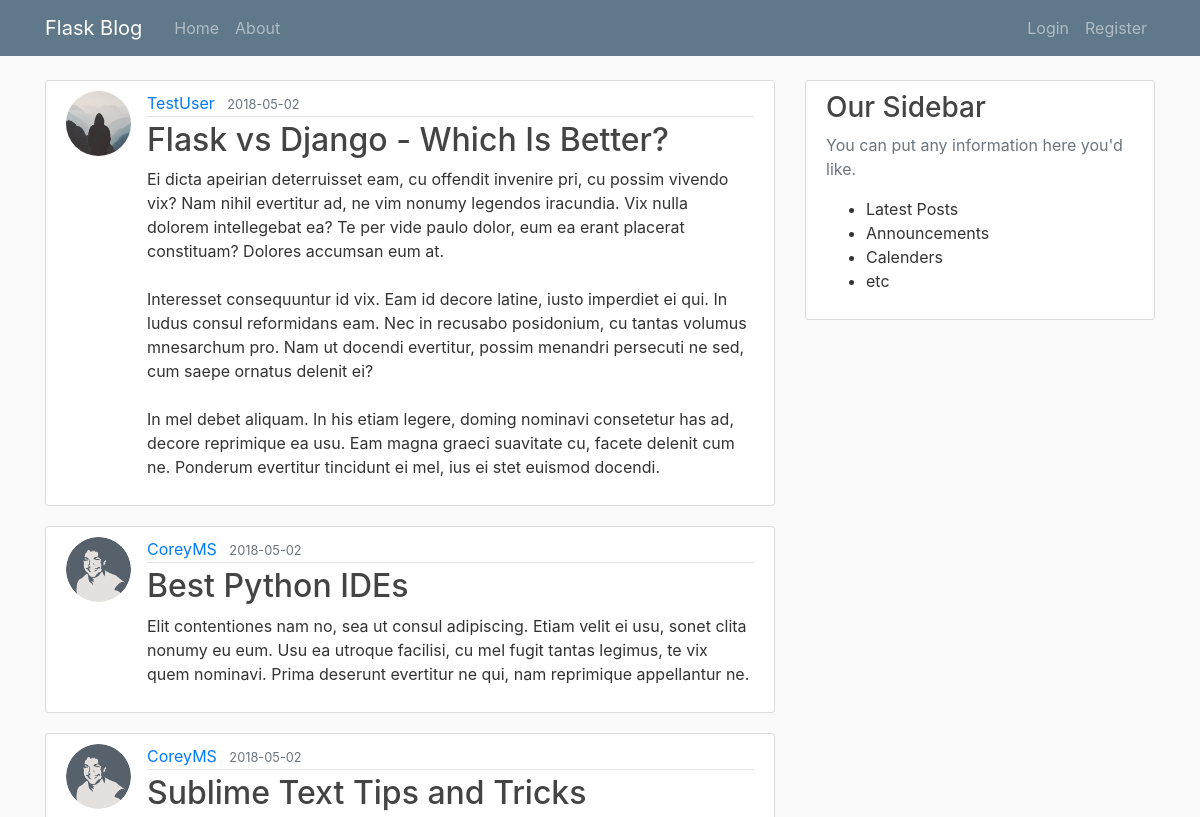
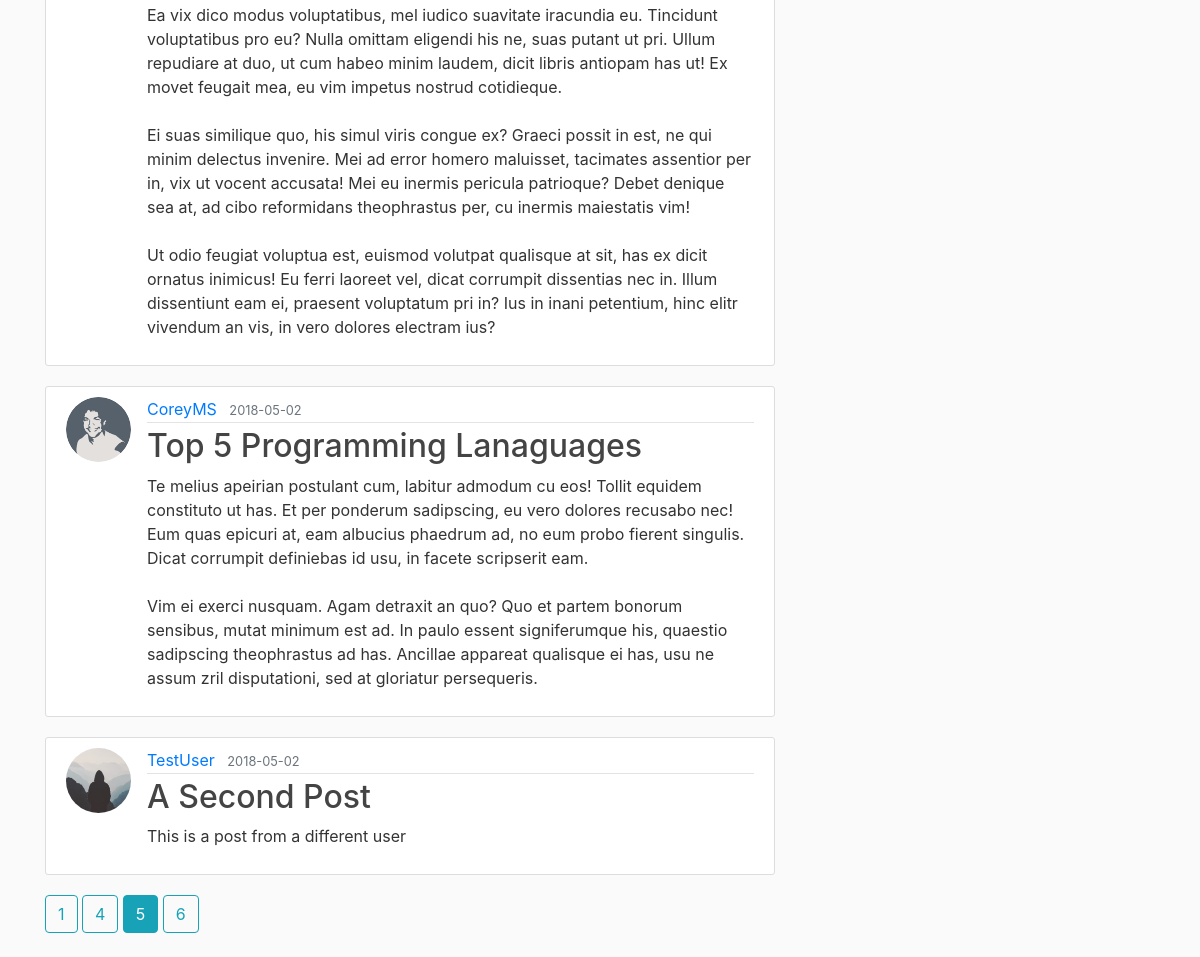
/home?page=5, run on the app's committed database (2 pictures, top to bottom).
### flaskblog/models.py (models this page shows, shortened)
class Post(db.Model):
    id = db.Column(db.Integer, primary_key=True)
    title = db.Column(db.String(100), nullable=False)
    date_posted = db.Column(db.DateTime, nullable=False, default=datetime.utcnow)
    content = db.Column(db.Text, nullable=False)
    user_id = db.Column(db.Integer, db.ForeignKey('user.id'), nullable=False)

class User(db.Model, UserMixin):
    id = db.Column(db.Integer, primary_key=True)
    username = db.Column(db.String(20), unique=True, nullable=False)
    email = db.Column(db.String(120), unique=True, nullable=False)
    image_file = db.Column(db.String(20), nullable=False, default='default.jpg')
    password = db.Column(db.String(60), nullable=False)
    posts = db.relationship('Post', backref='author', lazy=True)

### flaskblog/main/routes.py (the view)
@main.route('/')
@main.route('/home')
def home():
    page = request.args.get('page', 1, type=int)
    posts = Post.query.order_by(
        Post.date_posted.desc()).paginate(page=page, per_page=5)
    return render_template('home.html', posts=posts)

### flaskblog/templates/home.html (shortened to what this page needs)
{% extends "layout.html" %}
{% block content %}
    {% for post in posts.items %}
        <article class="media content-section">
            <img class="rounded-circle article-img" src="{{ url_for('static', filename='profile_pics/' + post.author.image_file) }}">
            <div class="media-body">
                <div class="article-metadata">
                    <a class="mr-2" href="{{ url_for('users.user_posts', username=post.author.username)}}">{{ post.author.username }}</a>
                    <small class="text-muted">{{ post.date_posted.strftime('%Y-%m-%d') }}</small>
                </div>
                <h2><a class="article-title" href="{{ url_for('posts.post', post_id=post.id) }}">{{ post.title }}</a></h2>
                <p class="article-content">{{ post.content }}</p>
            </div>
        </article>
    {% endfor %}
    {% for page_num in posts.iter_pages(left_edge=1, right_edge=1, left_current=1, right_current=2) %}
        {% if page_num %}
            {% if posts.page == page_num %}
                <a class="btn btn-info mb-4" href="{{ url_for('main.home', page=page_num) }}">{{ page_num }}</a>
            {% else %}
                <a class="btn btn-outline-info mb-4" href="{{ url_for('main.home', page=page_num) }}">{{ page_num }}</a>
            {% endif %}
        {% endif %}
    {% endfor %}
{% endblock content %}

### flaskblog/static/main.css (style rules this page uses)
body { background: #fafafa; color: #333333; margin-top: 5rem; }
h1, h2, h3, h4, h5, h6 { color: #444444; }
.content-section { background: #ffffff; padding: 10px 20px; border: 1px solid #dddddd; border-radius: 3px; margin-bottom: 20px; }
.article-title { color: #444444; }
.article-content { white-space: pre-line; }
.article-img { height: 65px; width: 65px; margin-right: 16px; }
.article-metadata { padding-bottom: 1px; margin-bottom: 4px; border-bottom: 1px solid #e3e3e3 }

### data on the page
Post: image_file (placeholder picture), author.username "TestUser", date_posted "2018-05-02", title "Flask vs Django - Which Is Better?", content "Ei dicta apeirian deterruisset eam, cu offendit invenire pri, cu possim vivendo vix? Nam nihil evertitur ad, ne vim nonumy legendos iracundia. Vix nulla dolorem intellegebat ea? Te per vide paulo dolor, eum ea erant placerat constituam? Dolores accumsan eum at. Interesset consequuntur id vix. Eam id decore latine, iusto imperdiet ei qui. In ludus consul reformidans eam. Nec in recusabo posidonium, cu tantas volumus mnesarchum pro. Nam ut docendi evertitur, possim menandri persecuti ne sed, cum saepe ornatus delenit ei? In mel debet aliquam. In his etiam legere, doming nominavi consetetur has ad, decore reprimique ea usu. Eam magna graeci suavitate cu, facete delenit cum ne. Ponderum…"
Post: image_file (picture), author.username "CoreyMS", date_posted "2018-05-02", title "Best Python IDEs", content "Elit contentiones nam no, sea ut consul adipiscing. Etiam velit ei usu, sonet clita nonumy eu eum. Usu ea utroque facilisi, cu mel fugit tantas legimus, te vix quem nominavi. Prima deserunt evertitur ne qui, nam reprimique appellantur ne."
Post: image_file (picture), author.username "CoreyMS", date_posted "2018-05-02", title "Sublime Text Tips and Tricks", content "Ea vix dico modus voluptatibus, mel iudico suavitate iracundia eu. Tincidunt voluptatibus pro eu? Nulla omittam eligendi his ne, suas putant ut pri. Ullum repudiare at duo, ut cum habeo minim laudem, dicit libris antiopam has ut! Ex movet feugait mea, eu vim impetus nostrud cotidieque. Ei suas similique quo, his simul viris congue ex? Graeci possit in est, ne qui minim delectus invenire. Mei ad error homero maluisset, tacimates assentior per in, vix ut vocent accusata! Mei eu inermis pericula patrioque? Debet denique sea at, ad cibo reformidans theophrastus per, cu inermis maiestatis vim! Ut odio feugiat voluptua est, euismod volutpat qualisque at sit, has ex dicit ornatus inimicus! Eu…"
Post: image_file (picture), author.username "CoreyMS", date_posted "2018-05-02", title "Top 5 Programming Lanaguages", content "Te melius apeirian postulant cum, labitur admodum cu eos! Tollit equidem constituto ut has. Et per ponderum sadipscing, eu vero dolores recusabo nec! Eum quas epicuri at, eam albucius phaedrum ad, no eum probo fierent singulis. Dicat corrumpit definiebas id usu, in facete scripserit eam. Vim ei exerci nusquam. Agam detraxit an quo? Quo et partem bonorum sensibus, mutat minimum est ad. In paulo essent signiferumque his, quaestio sadipscing theophrastus ad has. Ancillae appareat qualisque ei has, usu ne assum zril disputationi, sed at gloriatur persequeris."
Post: image_file (placeholder picture), author.username "TestUser", date_posted "2018-05-02", title "A Second Post", content "This is a post from a different user"

### other printed values
{{ page_num }} "1" "4" "6"
{{ page_num }} "5"
